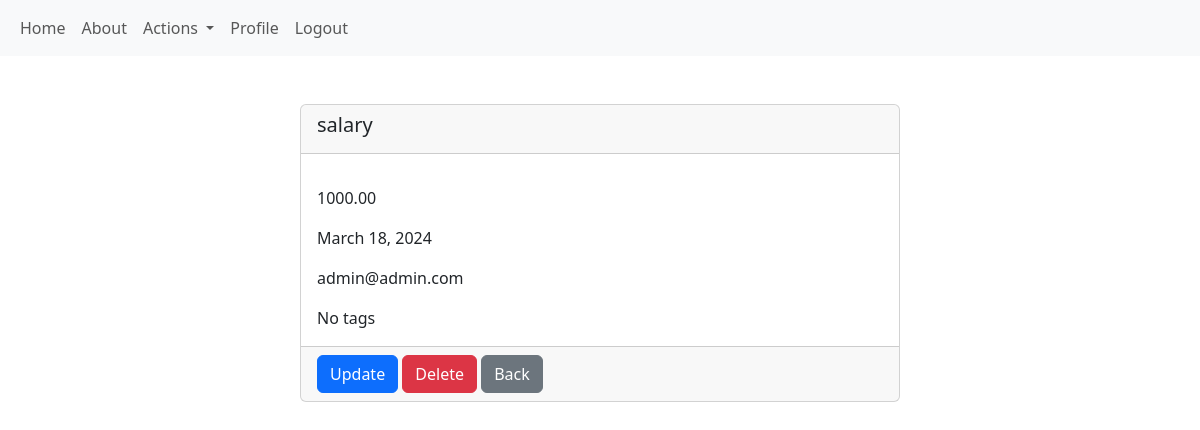
/budget-app/budget-item/1/details/ (signed in), run on the app's committed database.
### familyBudgetApp/budgetApp/models.py (models this page shows, shortened)
class BudgetItem(models.Model):
    BUDGET_ITEM_NAME_MAX_LENGTH = 50
    BUDGET_ITEM_DESCRIPTION_MAX_LENGTH = 150
    class ItemType(models.TextChoices):
        INCOME = 'INCOME'
        EXPENSE = 'EXPENSE'
    name = models.CharField(max_length=BUDGET_ITEM_NAME_MAX_LENGTH)
    item_type = models.CharField(
        max_length=max(len(choice) for choice, _ in ItemType.choices),
        choices=ItemType.choices,
    )
    amount = models.DecimalField(max_digits=10, decimal_places=2)
    description = models.TextField(
        max_length=BUDGET_ITEM_DESCRIPTION_MAX_LENGTH,
        default='',
        blank=True,
    )
    date = models.DateField()
    tags = models.ManyToManyField(
        Tag,
        blank=True,
    )
    user = models.ForeignKey(
        UserModel,
        on_delete=models.DO_NOTHING,
    )
    monthly_budget = models.ForeignKey(
        MonthlyBudget,
        on_delete=models.DO_NOTHING,
        related_name='budget_items',
    )

### familyBudgetApp/accounts/models.py (models this page shows)
class AppUser(auth_models.AbstractBaseUser, auth_models.PermissionsMixin):
    email = models.EmailField(
        unique=True,
        error_messages={
            "unique": _("A user with that email already exists."),
        }
    )
    is_active = models.BooleanField(
        _("active"),
        default=True,
        help_text=_(
            "Designates whether this user should be treated as active. "
            "Unselect this instead of deleting accounts."
        ),
    )
    date_joined = models.DateTimeField(_("date joined"), default=timezone.now)
    is_staff = models.BooleanField(
        _("staff status"),
        default=False,
        help_text=_("Designates whether the user can log into this admin site."),
    )
    USERNAME_FIELD = "email"
    objects = AppUserManager()
    def __str__(self):
        return self.email

### familyBudgetApp/budgetApp/views.py (the view)
# urls.py: path('budget-item/<int:pk>/details/', views.ViewBudgetItemDetails.as_view(), name='view-budget-item-details'),
class ViewBudgetItemDetails(RefererURLMixin, views.DetailView):
    model = BudgetItem
    template_name = "budgetApp/budget-item-details.html"
    context_object_name = "budget_item"

### familyBudgetApp/common/mixins.py (called while the page is built)
    def get_context_data(self, **kwargs):
        context = super().get_context_data(**kwargs)
        context['referer_url'] = self.request.META.get('HTTP_REFERER')
        return context

### templates/budgetApp/budget-item-details.html (shortened to what this page needs)
{% extends 'base.html' %}
{% block main_content %}
<div class="d-flex justify-content-center vh-100 mt-5">
	<div class="col-sm-12 col-md-8 col-lg-6">
		<div class="card mb-4">
			<div class="card-header">
				<h5 class="card-title">{{ object.name }}</h5>
			</div>
			<div class="card-body">
				<p class="card-text">{{ object.amount }}</p>
				<p class="card-text">{{ object.date }}</p>
				<p class="card-text">{{ object.user }}</p>
				{% if object.item_tags %}
				<p class="card-text">{{ object.item_tags }}</p>
				{% else %}
				<p class="card-text">No tags</p>
				{% endif %}
			</div>
			<div class="card-footer">
				<a href="{% url 'update-budget-item' object.pk %}" class="btn btn-primary">Update</a>
				<a href="{% url 'delete-budget-item' object.pk %}" class="btn btn-danger">Delete</a>
				<a href="{{ referer_url }}" class="btn btn-secondary">Back</a>
			</div>
		</div>
	</div>
</div>
{% endblock %}

### data on the page
BudgetItem: name "salary", amount "1000.00", date "March 18, 2024", user "admin@admin.com"
